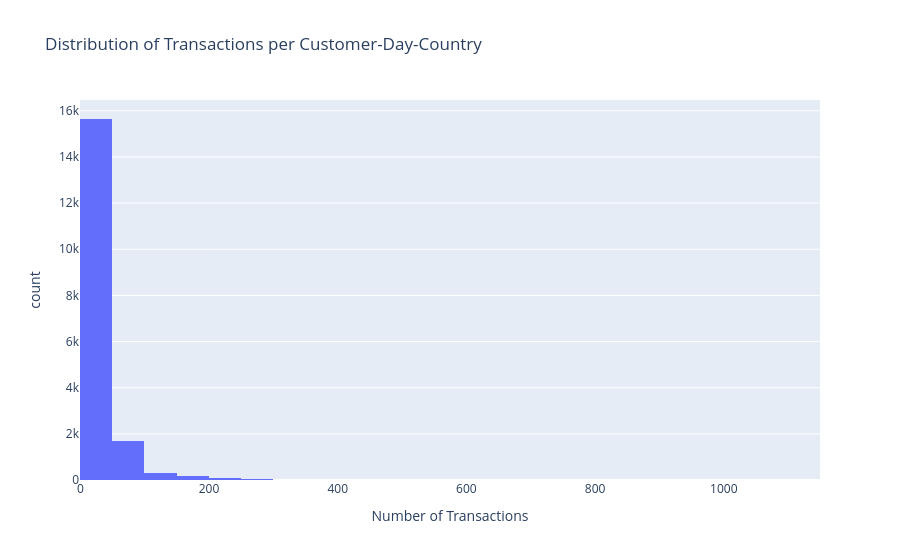

Notebook cell for this chart:
### Code cell
from IPython.display import display

import plotly.express as px

# Create day column from transaction date
df["_transaction_day"] = pd.to_datetime(df["Date"]).dt.date

# Group by customer + day + country and count transactions
transaction_count_distribution = (
    df.groupby(["CustomerNo", "_transaction_day", "Country"])
    .size()
    .reset_index(name="transaction_count")
)

# Histogram
fig = px.histogram(
    transaction_count_distribution,
    x="transaction_count",
    nbins=50,
    title="Distribution of Transactions per Customer-Day-Country",
    labels={
        "transaction_count": "Number of Transactions",
        "count": "Number of Customer-Day-Country Groups"
    }
)

fig.show()

# Optional: show the grouped data
display(
    transaction_count_distribution.sort_values(
        "transaction_count",
        ascending=False
    )
)

### Figure 1 — Plotly figure (JSON) as saved in the notebook; plotly's stock layout.template omitted (floating-point values rounded to 4 significant figures; data arrays with more than 128 entries replaced by an {"elided": "..."} marker saying what was removed)
{"data": [{"bingroup": "x", "hovertemplate": "Number of Transactions=%{x}<br>count=%{y}<extra></extra>", "legendgroup": "", "marker": {"color": "#636efa", "pattern": {"shape": ""}}, "name": "", "nbinsx": 50, "orientation": "v", "showlegend": false, "type": "histogram", "x": {"elided": "18054 int values"}, "xaxis": "x", "yaxis": "y"}], "layout": {"barmode": "relative", "legend": {"tracegroupgap": 0}, "title": {"text": "Distribution of Transactions per Customer-Day-Country"}, "xaxis": {"anchor": "y", "domain": [0, 1], "title": {"text": "Number of Transactions"}}, "yaxis": {"anchor": "x", "domain": [0, 1], "title": {"text": "count"}}}}
